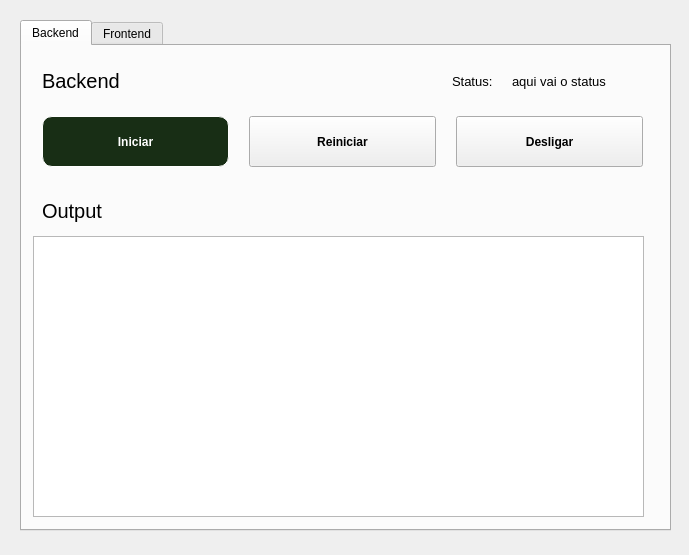
<?xml version="1.0" encoding="UTF-8"?>
<ui version="4.0">
 <class>Form</class>
 <widget class="QWidget" name="Form">
  <property name="geometry">
   <rect>
    <x>0</x>
    <y>0</y>
    <width>689</width>
    <height>555</height>
   </rect>
  </property>
  <property name="windowTitle">
   <string>Ações Avançadas</string>
  </property>
  <property name="windowIcon">
   <iconset>
    <normaloff>../statics/logo.png</normaloff>../statics/logo.png</iconset>
  </property>
  <widget class="QTabWidget" name="tabWidget">
   <property name="geometry">
    <rect>
     <x>20</x>
     <y>20</y>
     <width>651</width>
     <height>511</height>
    </rect>
   </property>
   <property name="sizePolicy">
    <sizepolicy hsizetype="Fixed" vsizetype="Fixed">
     <horstretch>0</horstretch>
     <verstretch>0</verstretch>
    </sizepolicy>
   </property>
   <property name="tabPosition">
    <enum>QTabWidget::North</enum>
   </property>
   <property name="tabShape">
    <enum>QTabWidget::Rounded</enum>
   </property>
   <property name="currentIndex">
    <number>0</number>
   </property>
   <property name="iconSize">
    <size>
     <width>40</width>
     <height>40</height>
    </size>
   </property>
   <widget class="QWidget" name="tab">
    <attribute name="title">
     <string>Backend</string>
    </attribute>
    <widget class="QLabel" name="label_4">
     <property name="geometry">
      <rect>
       <x>20</x>
       <y>20</y>
       <width>177</width>
       <height>30</height>
      </rect>
     </property>
     <property name="sizePolicy">
      <sizepolicy hsizetype="Preferred" vsizetype="Minimum">
       <horstretch>0</horstretch>
       <verstretch>0</verstretch>
      </sizepolicy>
     </property>
     <property name="font">
      <font>
       <family>Tahoma</family>
       <pointsize>15</pointsize>
      </font>
     </property>
     <property name="text">
      <string>Backend</string>
     </property>
    </widget>
    <widget class="QTextEdit" name="terminalBackend">
     <property name="geometry">
      <rect>
       <x>11</x>
       <y>190</y>
       <width>611</width>
       <height>281</height>
      </rect>
     </property>
     <property name="sizePolicy">
      <sizepolicy hsizetype="Preferred" vsizetype="Fixed">
       <horstretch>0</horstretch>
       <verstretch>0</verstretch>
      </sizepolicy>
     </property>
    </widget>
    <widget class="QWidget" name="layoutWidget_2">
     <property name="geometry">
      <rect>
       <x>20</x>
       <y>70</y>
       <width>601</width>
       <height>51</height>
      </rect>
     </property>
     <layout class="QHBoxLayout" name="horizontalLayout_2">
      <property name="spacing">
       <number>20</number>
      </property>
      <property name="sizeConstraint">
       <enum>QLayout::SetDefaultConstraint</enum>
      </property>
      <item>
       <widget class="QPushButton" name="btnIniciar">
        <property name="enabled">
         <bool>true</bool>
        </property>
        <property name="sizePolicy">
         <sizepolicy hsizetype="Minimum" vsizetype="Minimum">
          <horstretch>0</horstretch>
          <verstretch>0</verstretch>
         </sizepolicy>
        </property>
        <property name="font">
         <font>
          <family>Tahoma</family>
          <pointsize>9</pointsize>
          <weight>75</weight>
          <bold>true</bold>
          <stylestrategy>PreferDefault</stylestrategy>
         </font>
        </property>
        <property name="cursor">
         <cursorShape>PointingHandCursor</cursorShape>
        </property>
        <property name="mouseTracking">
         <bool>true</bool>
        </property>
        <property name="styleSheet">
         <string notr="true">border-radius: 10px;
background-color: #182e15;
color: white;

border-color: rgb(255, 255, 255);
border-style: solid;
border-width: 1px;

/*
border-color: rgba(255, 255, 255, 0.2);
border-style: solid;
border-width: 0 2px 2px 0;
*/</string>
        </property>
        <property name="text">
         <string>Iniciar</string>
        </property>
        <property name="checkable">
         <bool>false</bool>
        </property>
       </widget>
      </item>
      <item>
       <widget class="QPushButton" name="btnReiniciar_2">
        <property name="sizePolicy">
         <sizepolicy hsizetype="Minimum" vsizetype="Minimum">
          <horstretch>0</horstretch>
          <verstretch>0</verstretch>
         </sizepolicy>
        </property>
        <property name="font">
         <font>
          <family>Tahoma</family>
          <pointsize>9</pointsize>
          <weight>75</weight>
          <bold>true</bold>
          <stylestrategy>PreferDefault</stylestrategy>
         </font>
        </property>
        <property name="cursor">
         <cursorShape>PointingHandCursor</cursorShape>
        </property>
        <property name="mouseTracking">
         <bool>true</bool>
        </property>
        <property name="text">
         <string>Reiniciar</string>
        </property>
        <property name="checkable">
         <bool>false</bool>
        </property>
       </widget>
      </item>
      <item>
       <widget class="QPushButton" name="btnDesligar">
        <property name="sizePolicy">
         <sizepolicy hsizetype="Minimum" vsizetype="Minimum">
          <horstretch>0</horstretch>
          <verstretch>0</verstretch>
         </sizepolicy>
        </property>
        <property name="font">
         <font>
          <family>Tahoma</family>
          <pointsize>9</pointsize>
          <weight>75</weight>
          <bold>true</bold>
          <stylestrategy>PreferDefault</stylestrategy>
         </font>
        </property>
        <property name="cursor">
         <cursorShape>PointingHandCursor</cursorShape>
        </property>
        <property name="mouseTracking">
         <bool>true</bool>
        </property>
        <property name="text">
         <string>Desligar</string>
        </property>
        <property name="checkable">
         <bool>false</bool>
        </property>
       </widget>
      </item>
     </layout>
    </widget>
    <widget class="QLabel" name="label_7">
     <property name="geometry">
      <rect>
       <x>20</x>
       <y>150</y>
       <width>91</width>
       <height>30</height>
      </rect>
     </property>
     <property name="sizePolicy">
      <sizepolicy hsizetype="Preferred" vsizetype="Minimum">
       <horstretch>0</horstretch>
       <verstretch>0</verstretch>
      </sizepolicy>
     </property>
     <property name="font">
      <font>
       <family>Tahoma</family>
       <pointsize>15</pointsize>
      </font>
     </property>
     <property name="text">
      <string>Output</string>
     </property>
    </widget>
    <widget class="QLabel" name="statusBackend">
     <property name="geometry">
      <rect>
       <x>490</x>
       <y>20</y>
       <width>131</width>
       <height>31</height>
      </rect>
     </property>
     <property name="font">
      <font>
       <family>Tahoma</family>
       <pointsize>10</pointsize>
      </font>
     </property>
     <property name="text">
      <string>aqui vai o status</string>
     </property>
    </widget>
    <widget class="QLabel" name="label_2">
     <property name="geometry">
      <rect>
       <x>430</x>
       <y>20</y>
       <width>61</width>
       <height>31</height>
      </rect>
     </property>
     <property name="font">
      <font>
       <family>Tahoma</family>
       <pointsize>10</pointsize>
      </font>
     </property>
     <property name="text">
      <string>Status:</string>
     </property>
    </widget>
   </widget>
   <widget class="QWidget" name="tab_2">
    <attribute name="title">
     <string>Frontend</string>
    </attribute>
    <widget class="QLabel" name="label_5">
     <property name="geometry">
      <rect>
       <x>20</x>
       <y>20</y>
       <width>177</width>
       <height>30</height>
      </rect>
     </property>
     <property name="sizePolicy">
      <sizepolicy hsizetype="Preferred" vsizetype="Minimum">
       <horstretch>0</horstretch>
       <verstretch>0</verstretch>
      </sizepolicy>
     </property>
     <property name="font">
      <font>
       <family>Tahoma</family>
       <pointsize>15</pointsize>
      </font>
     </property>
     <property name="text">
      <string>Frontend</string>
     </property>
    </widget>
    <widget class="QLabel" name="statusFrontend">
     <property name="geometry">
      <rect>
       <x>490</x>
       <y>20</y>
       <width>131</width>
       <height>31</height>
      </rect>
     </property>
     <property name="font">
      <font>
       <family>Tahoma</family>
       <pointsize>10</pointsize>
      </font>
     </property>
     <property name="text">
      <string>aqui vai o status</string>
     </property>
    </widget>
    <widget class="QTextEdit" name="terminalBackend_2">
     <property name="geometry">
      <rect>
       <x>11</x>
       <y>190</y>
       <width>611</width>
       <height>281</height>
      </rect>
     </property>
     <property name="sizePolicy">
      <sizepolicy hsizetype="Preferred" vsizetype="Fixed">
       <horstretch>0</horstretch>
       <verstretch>0</verstretch>
      </sizepolicy>
     </property>
    </widget>
    <widget class="QLabel" name="label_3">
     <property name="geometry">
      <rect>
       <x>430</x>
       <y>20</y>
       <width>61</width>
       <height>31</height>
      </rect>
     </property>
     <property name="font">
      <font>
       <family>Tahoma</family>
       <pointsize>10</pointsize>
      </font>
     </property>
     <property name="text">
      <string>Status:</string>
     </property>
    </widget>
    <widget class="QWidget" name="layoutWidget_3">
     <property name="geometry">
      <rect>
       <x>20</x>
       <y>70</y>
       <width>601</width>
       <height>51</height>
      </rect>
     </property>
     <layout class="QHBoxLayout" name="horizontalLayout_4">
      <property name="spacing">
       <number>20</number>
      </property>
      <property name="sizeConstraint">
       <enum>QLayout::SetDefaultConstraint</enum>
      </property>
      <item>
       <widget class="QPushButton" name="btnIniciar_3">
        <property name="enabled">
         <bool>true</bool>
        </property>
        <property name="sizePolicy">
         <sizepolicy hsizetype="Minimum" vsizetype="Minimum">
          <horstretch>0</horstretch>
          <verstretch>0</verstretch>
         </sizepolicy>
        </property>
        <property name="font">
         <font>
          <family>Tahoma</family>
          <pointsize>9</pointsize>
          <weight>75</weight>
          <bold>true</bold>
          <stylestrategy>PreferDefault</stylestrategy>
         </font>
        </property>
        <property name="cursor">
         <cursorShape>PointingHandCursor</cursorShape>
        </property>
        <property name="mouseTracking">
         <bool>true</bool>
        </property>
        <property name="styleSheet">
         <string notr="true">border-radius: 10px;
background-color: #182e15;
color: white;

border-color: rgb(255, 255, 255);
border-style: solid;
border-width: 1px;

/*
border-color: rgba(255, 255, 255, 0.2);
border-style: solid;
border-width: 0 2px 2px 0;
*/</string>
        </property>
        <property name="text">
         <string>Iniciar</string>
        </property>
        <property name="checkable">
         <bool>false</bool>
        </property>
       </widget>
      </item>
      <item>
       <widget class="QPushButton" name="btnReiniciar_4">
        <property name="sizePolicy">
         <sizepolicy hsizetype="Minimum" vsizetype="Minimum">
          <horstretch>0</horstretch>
          <verstretch>0</verstretch>
         </sizepolicy>
        </property>
        <property name="font">
         <font>
          <family>Tahoma</family>
          <pointsize>9</pointsize>
          <weight>75</weight>
          <bold>true</bold>
          <stylestrategy>PreferDefault</stylestrategy>
         </font>
        </property>
        <property name="cursor">
         <cursorShape>PointingHandCursor</cursorShape>
        </property>
        <property name="mouseTracking">
         <bool>true</bool>
        </property>
        <property name="text">
         <string>Reiniciar</string>
        </property>
        <property name="checkable">
         <bool>false</bool>
        </property>
       </widget>
      </item>
      <item>
       <widget class="QPushButton" name="btnDesligar_3">
        <property name="sizePolicy">
         <sizepolicy hsizetype="Minimum" vsizetype="Minimum">
          <horstretch>0</horstretch>
          <verstretch>0</verstretch>
         </sizepolicy>
        </property>
        <property name="font">
         <font>
          <family>Tahoma</family>
          <pointsize>9</pointsize>
          <weight>75</weight>
          <bold>true</bold>
          <stylestrategy>PreferDefault</stylestrategy>
         </font>
        </property>
        <property name="cursor">
         <cursorShape>PointingHandCursor</cursorShape>
        </property>
        <property name="mouseTracking">
         <bool>true</bool>
        </property>
        <property name="text">
         <string>Desligar</string>
        </property>
        <property name="checkable">
         <bool>false</bool>
        </property>
       </widget>
      </item>
     </layout>
    </widget>
    <widget class="QLabel" name="label_8">
     <property name="geometry">
      <rect>
       <x>20</x>
       <y>150</y>
       <width>91</width>
       <height>30</height>
      </rect>
     </property>
     <property name="sizePolicy">
      <sizepolicy hsizetype="Preferred" vsizetype="Minimum">
       <horstretch>0</horstretch>
       <verstretch>0</verstretch>
      </sizepolicy>
     </property>
     <property name="font">
      <font>
       <family>Tahoma</family>
       <pointsize>15</pointsize>
      </font>
     </property>
     <property name="text">
      <string>Output</string>
     </property>
    </widget>
   </widget>
  </widget>
 </widget>
 <resources/>
 <connections/>
</ui>
